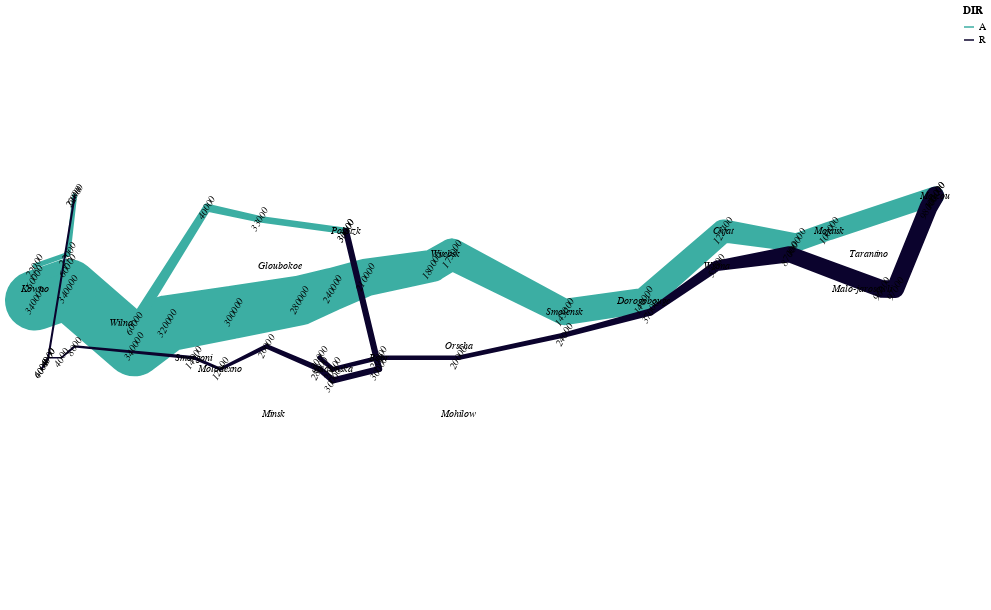

The cell this chart's notebook holds for it:
### Code cell
#combining the charts 
map_chart = army_chart + cities_chart + armySurv_chart 
map_chart = map_chart.properties(width = 900, height = 600)
map_chart

### Figure 1 — Vega-Lite specification as saved in the notebook (floating-point values rounded to 4 significant figures)
{"config": {"view": {"continuousWidth": 400, "continuousHeight": 300}}, "layer": [{"data": {"name": "data-8453d2203340baa0808b16c6a7cde8cd"}, "mark": "trail", "encoding": {"color": {"type": "nominal", "field": "DIR", "scale": {"range": ["#3caea3", "#0b032d"]}}, "detail": {"type": "quantitative", "field": "DIV"}, "latitude": {"field": "LATP", "type": "quantitative"}, "longitude": {"field": "LONP", "type": "quantitative"}, "size": {"type": "quantitative", "field": "SURV", "legend": null, "scale": {"range": [1, 60]}}}}, {"data": {"name": "data-09a84a2cca3e202a740f0b269ef96a7e"}, "mark": {"type": "text", "color": "black", "font": "Calibri", "fontSize": 10, "fontStyle": "italic"}, "encoding": {"latitude": {"field": "LATC", "type": "quantitative"}, "longitude": {"field": "LONC", "type": "quantitative"}, "text": {"type": "nominal", "field": "CITY"}}}, {"data": {"name": "data-8453d2203340baa0808b16c6a7cde8cd"}, "mark": {"type": "text", "angle": 300, "color": "black", "font": "Calibri", "fontSize": 10, "fontStyle": "italic"}, "encoding": {"latitude": {"field": "LATP", "type": "quantitative"}, "longitude": {"field": "LONP", "type": "quantitative"}, "text": {"type": "quantitative", "field": "SURV"}}}], "height": 600, "width": 900, "$schema": "https://vega.github.io/schema/vega-lite/v4.0.2.json", "datasets": {"data-8453d2203340baa0808b16c6a7cde8cd": [{"LONP": 24.0, "LATP": 54.9, "SURV": 340000, "DIR": "A", "DIV": 1}, {"LONP": 24.5, "LATP": 55.0, "SURV": 340000, "DIR": "A", "DIV": 1}, {"LONP": 25.5, "LATP": 54.5, "SURV": 340000, "DIR": "A", "DIV": 1}, {"LONP": 26.0, "LATP": 54.7, "SURV": 320000, "DIR": "A", "DIV": 1}, {"LONP": 27.0, "LATP": 54.8, "SURV": 300000, "DIR": "A", "DIV": 1}, {"LONP": 28.0, "LATP": 54.9, "SURV": 280000, "DIR": "A", "DIV": 1}, {"LONP": 28.5, "LATP": 55.0, "SURV": 240000, "DIR": "A", "DIV": 1}, {"LONP": 29.0, "LATP": 55.1, "SURV": 210000, "DIR": "A", "DIV": 1}, {"LONP": 30.0, "LATP": 55.2, "SURV": 180000, "DIR": "A", "DIV": 1}, {"LONP": 30.3, "LATP": 55.3, "SURV": 175000, "DIR": "A", "DIV": 1}, {"LONP": 32.0, "LATP": 54.8, "SURV": 145000, "DIR": "A", "DIV": 1}, {"LONP": 33.2, "LATP": 54.9, "SURV": 140000, "DIR": "A", "DIV": 1}, {"LONP": 34.4, "LATP": 55.5, "SURV": 127100, "DIR": "A", "DIV": 1}, {"LONP": 35.5, "LATP": 55.4, "SURV": 100000, "DIR": "A", "DIV": 1}, {"LONP": 36.0, "LATP": 55.5, "SURV": 100000, "DIR": "A", "DIV": 1}, {"LONP": 37.6, "LATP": 55.8, "SURV": 100000, "DIR": "R", "DIV": 1}, {"LONP": 37.5, "LATP": 55.7, "SURV": 98000, "DIR": "R", "DIV": 1}, {"LONP": 37.0, "LATP": 55.0, "SURV": 97000, "DIR": "R", "DIV": 1}, {"LONP": 36.8, "LATP": 55.0, "SURV": 96000, "DIR": "R", "DIV": 1}, {"LONP": 35.4, "LATP": 55.3, "SURV": 87000, "DIR": "R", "DIV": 1}, {"LONP": 34.3, "LATP": 55.2, "SURV": 55000, "DIR": "R", "DIV": 1}, {"LONP": 33.3, "LATP": 54.8, "SURV": 37000, "DIR": "R", "DIV": 1}, {"LONP": 32.0, "LATP": 54.6, "SURV": 24000, "DIR": "R", "DIV": 1}, {"LONP": 30.4, "LATP": 54.4, "SURV": 20000, "DIR": "R", "DIV": 1}, {"LONP": 29.2, "LATP": 54.4, "SURV": 20000, "DIR": "R", "DIV": 1}, {"LONP": 28.5, "LATP": 54.3, "SURV": 20000, "DIR": "R", "DIV": 1}, {"LONP": 28.3, "LATP": 54.4, "SURV": 20000, "DIR": "R", "DIV": 1}, {"LONP": 24.0, "LATP": 55.1, "SURV": 60000, "DIR": "A", "DIV": 2}, {"LONP": 24.5, "LATP": 55.2, "SURV": 60000, "DIR": "A", "DIV": 2}, {"LONP": 25.5, "LATP": 54.7, "SURV": 60000, "DIR": "A", "DIV": 2}, {"LONP": 26.6, "LATP": 55.7, "SURV": 40000, "DIR": "A", "DIV": 2}, {"LONP": 27.4, "LATP": 55.6, "SURV": 33000, "DIR": "A", "DIV": 2}, {"LONP": 28.7, "LATP": 55.5, "SURV": 30000, "DIR": "R", "DIV": 2}, {"LONP": 29.2, "LATP": 54.3, "SURV": 30000, "DIR": "R", "DIV": 2}, {"LONP": 28.5, "LATP": 54.2, "SURV": 30000, "DIR": "R", "DIV": 2}, {"LONP": 28.3, "LATP": 54.3, "SURV": 28000, "DIR": "R", "DIV": 2}, {"LONP": 27.5, "LATP": 54.5, "SURV": 20000, "DIR": "R", "DIV": 2}, {"LONP": 26.8, "LATP": 54.3, "SURV": 12000, "DIR": "R", "DIV": 2}, {"LONP": 26.4, "LATP": 54.4, "SURV": 14000, "DIR": "R", "DIV": 2}, {"LONP": 24.6, "LATP": 54.5, "SURV": 8000, "DIR": "R", "DIV": 2}, {"LONP": 24.4, "LATP": 54.4, "SURV": 4000, "DIR": "R", "DIV": 2}, {"LONP": 24.2, "LATP": 54.4, "SURV": 4000, "DIR": "R", "DIV": 2}, {"LONP": 24.1, "LATP": 54.3, "SURV": 4000, "DIR": "R", "DIV": 2}, {"LONP": 24.0, "LATP": 55.2, "SURV": 22000, "DIR": "A", "DIV": 3}, {"LONP": 24.5, "LATP": 55.3, "SURV": 22000, "DIR": "A", "DIV": 3}, {"LONP": 24.6, "LATP": 55.8, "SURV": 6000, "DIR": "R", "DIV": 3}, {"LONP": 24.2, "LATP": 54.4, "SURV": 6000, "DIR": "R", "DIV": 3}, {"LONP": 24.1, "LATP": 54.3, "SURV": 6000, "DIR": "R", "DIV": 3}, {"LONP": 37.6, "LATP": 55.8, "SURV": 100000, "DIR": "A", "DIV": 1}, {"LONP": 28.7, "LATP": 55.5, "SURV": 33000, "DIR": "A", "DIV": 2}, {"LONP": 24.6, "LATP": 55.8, "SURV": 22000, "DIR": "A", "DIV": 3}], "data-09a84a2cca3e202a740f0b269ef96a7e": [{"LONC": 24.0, "LATC": 55.0, "CITY": "Kowno"}, {"LONC": 25.3, "LATC": 54.7, "CITY": "Wilna"}, {"LONC": 26.4, "LATC": 54.4, "CITY": "Smorgoni"}, {"LONC": 26.8, "LATC": 54.3, "CITY": "Molodexno"}, {"LONC": 27.7, "LATC": 55.2, "CITY": "Gloubokoe"}, {"LONC": 27.6, "LATC": 53.9, "CITY": "Minsk"}, {"LONC": 28.5, "LATC": 54.3, "CITY": "Studienska"}, {"LONC": 28.7, "LATC": 55.5, "CITY": "Polotzk"}, {"LONC": 29.2, "LATC": 54.4, "CITY": "Bobr"}, {"LONC": 30.2, "LATC": 55.3, "CITY": "Witebsk"}, {"LONC": 30.4, "LATC": 54.5, "CITY": "Orscha"}, {"LONC": 30.4, "LATC": 53.9, "CITY": "Mohilow"}, {"LONC": 32.0, "LATC": 54.8, "CITY": "Smolensk"}, {"LONC": 33.2, "LATC": 54.9, "CITY": "Dorogobouge"}, {"LONC": 34.3, "LATC": 55.2, "CITY": "Wixma"}, {"LONC": 34.4, "LATC": 55.5, "CITY": "Chjat"}, {"LONC": 36.0, "LATC": 55.5, "CITY": "Mojaisk"}, {"LONC": 37.6, "LATC": 55.8, "CITY": "Moscou"}, {"LONC": 36.6, "LATC": 55.3, "CITY": "Tarantino"}, {"LONC": 36.5, "LATC": 55.0, "CITY": "Malo-jarosewli"}]}}
